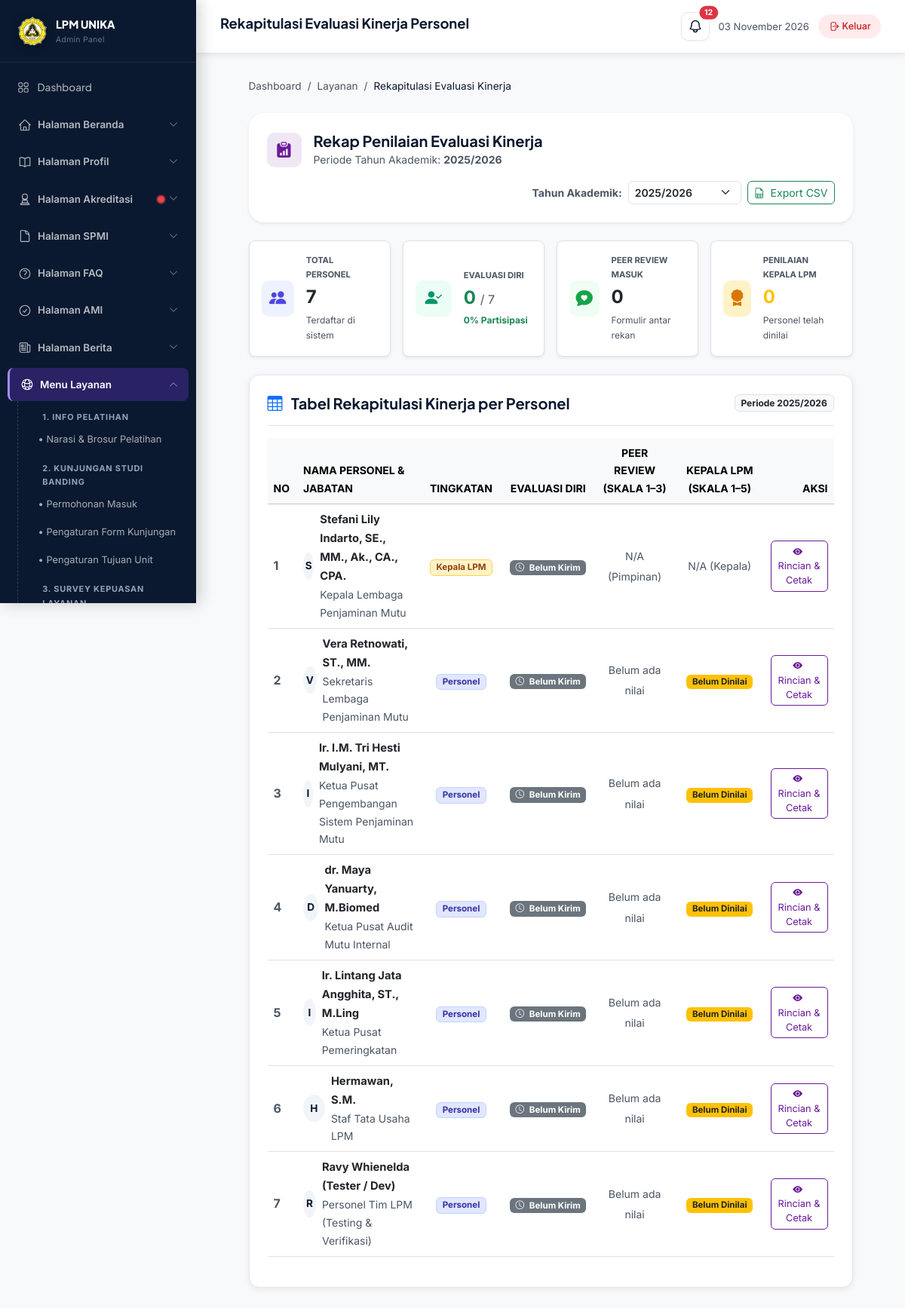
Screenshot of /admin/evaluasi-kinerja-rekap.php (signed in) with the database file from the repository.
### tables this page shows
CREATE TABLE `evaluasi_peserta` (
  `id` int NOT NULL AUTO_INCREMENT,
  `nama` varchar(150) NOT NULL,
  `email` varchar(191) NOT NULL,
  `jabatan` varchar(150) NOT NULL,
  `peran` enum('kepala','personel') NOT NULL DEFAULT 'personel',
  `avatar` varchar(255) DEFAULT NULL,
  `status` tinyint(1) NOT NULL DEFAULT '1',
  `created_at` datetime DEFAULT CURRENT_TIMESTAMP,
  `updated_at` datetime DEFAULT CURRENT_TIMESTAMP ON UPDATE CURRENT_TIMESTAMP,
  PRIMARY KEY (`id`),
  UNIQUE KEY `email` (`email`)
);

### admin/evaluasi-kinerja-rekap.php (the view, shortened to what the rows shown need)
<?php
$db = getDB();
$tahun_aktif_setting = getPengaturan('evaluasi_tahun_akademik_aktif', '2025/2026');
$ta_filter           = trim($_GET['ta'] ?? $tahun_aktif_setting);
$stmtPeserta = $db->prepare("SELECT p.*,
    (SELECT COUNT(*) FROM evaluasi_submission WHERE penilai_id = p.id AND tahun_akademik = ? AND tipe_evaluasi = 'diri') as diri_done,
    (SELECT submitted_at FROM evaluasi_submission WHERE penilai_id = p.id AND tahun_akademik = ? AND tipe_evaluasi = 'diri' LIMIT 1) as diri_tgl,
    (SELECT ROUND(AVG(skor), 2) FROM evaluasi_antar_jawaban WHERE dinilai_id = p.id AND tahun_akademik = ? AND skor > 0) as avg_antar,
    (SELECT COUNT(DISTINCT penilai_id) FROM evaluasi_antar_jawaban WHERE dinilai_id = p.id AND tahun_akademik = ?) as jml_penilai_rekan,
    (SELECT ROUND(AVG(skor), 2) FROM evaluasi_kepala_jawaban WHERE dinilai_id = p.id AND tahun_akademik = ? AND skor > 0) as avg_kepala,
    (SELECT COUNT(*) FROM evaluasi_submission WHERE dinilai_id = p.id AND tahun_akademik = ? AND tipe_evaluasi = 'kepala') as kepala_done
    FROM evaluasi_peserta p
    WHERE p.status = 1
    ORDER BY p.peran ASC, p.id ASC");
$stmtPeserta->execute([$ta_filter, $ta_filter, $ta_filter, $ta_filter, $ta_filter, $ta_filter]);
$rekapPeserta = $stmtPeserta->fetchAll(PDO::FETCH_ASSOC);
require_once __DIR__ . '/includes/admin-header.php';
?>
<div class="row justify-content-center">
    <div class="col-xl-11 col-lg-12">
        <div class="admin-table-wrap p-4 mb-4">
            <div class="table-responsive">
                <table class="table align-middle table-hover">
                    <thead class="table-light text-uppercase small text-muted">
                        <tr>
                            <th style="width:45px;">No</th>
                            <th>Nama Personel &amp; Jabatan</th>
                            <th class="text-center" style="width:130px;">Tingkatan</th>
                            <th class="text-center" style="width:140px;">Evaluasi Diri</th>
                            <th class="text-center" style="width:160px;">Peer Review (Skala 1–3)</th>
                            <th class="text-center" style="width:160px;">Kepala LPM (Skala 1–5)</th>
                            <th class="text-end" style="width:130px;">Aksi</th>
                        </tr>
                    </thead>
                    <tbody>
                        <?php if (empty($rekapPeserta)): ?>
                        <tr>
                            <td colspan="7" class="text-center py-5 text-muted">
                                Tidak ada data personel untuk tahun akademik <?= e($ta_filter) ?>.
                            </td>
                        </tr>
                        <?php else:
                            $noR = 1;
                            foreach ($rekapPeserta as $p):
                                $hasDiri = ($p['diri_done'] > 0);
                                $avgPeer = (float)$p['avg_antar'];
                                $avgKep  = (float)$p['avg_kepala'];
                        ?>
                        <tr>
                            <td class="fw-bold text-muted"><?= $noR++ ?></td>
                            <td>
                                <div class="d-flex align-items-center gap-2">
                                    <div style="width:36px;height:36px;border-radius:50%;background:#F1F5F9;display:flex;align-items:center;justify-content:center;font-weight:700;color:var(--navy);font-size:0.85rem;">
                                        <?php if (!empty($p['avatar'])): ?>
                                            <img src="<?= e($p['avatar']) ?>" alt="Avatar" style="width:100%;height:100%;border-radius:50%;object-fit:cover;">
                                        <?php else: ?>
                                            <?= strtoupper(substr($p['nama'], 0, 1)) ?>
                                        <?php endif; ?>
                                    </div>
                                    <div>
                                        <div class="fw-bold text-dark" style="font-size:0.92rem;"><?= e($p['nama']) ?></div>
                                        <div class="text-muted small"><?= e($p['jabatan']) ?></div>
                                    </div>
                                </div>
                            </td>
                            <td class="text-center">
                                <?php if ($p['peran'] === 'kepala'): ?>
                                    <span class="badge" style="background:#FEF3C7;color:#92400E;border:1px solid #FCD34D;font-size:0.72rem;">Kepala LPM</span>
                                <?php else: ?>
                                    <span class="badge" style="background:#E0E7FF;color:#3730A3;border:1px solid #C7D2FE;font-size:0.72rem;">Personel</span>
                                <?php endif; ?>
                            </td>
                            <td class="text-center">
                                <?php if ($hasDiri): ?>
                                    <span class="badge bg-success" style="font-size:0.72rem;" title="Terkirim: <?= e($p['diri_tgl']) ?>">
                                        <i class="bi bi-check-circle-fill me-1"></i> Sudah Kirim
                                    </span>
                                <?php else: ?>
                                    <span class="badge bg-secondary" style="font-size:0.72rem;">
                                        <i class="bi bi-clock me-1"></i> Belum Kirim
                                    </span>
                                <?php endif; ?>
                            </td>
                            <td class="text-center">
                                <?php if ($p['peran'] === 'kepala'): ?>
                                    <span class="text-muted small">N/A (Pimpinan)</span>
                                <?php else: ?>
                                    <span class="text-muted small">Belum ada nilai</span>
                                <?php endif; ?>
                            </td>
                            <td class="text-center">
                                <?php if ($p['peran'] === 'kepala'): ?>
                                    <span class="text-muted small">N/A (Kepala)</span>
                                <?php else: ?>
                                    <span class="badge bg-warning text-dark" style="font-size:0.72rem;">Belum Dinilai</span>
                                <?php endif; ?>
                            </td>
                            <td class="text-end">
                                <a href="<?= SITE_URL ?>/admin/evaluasi-kinerja-detail.php?id=<?= $p['id'] ?>&ta=<?= urlencode($ta_filter) ?>" class="btn btn-sm btn-outline-primary" style="border-radius:6px;font-size:0.8rem;">
                                    <i class="bi bi-eye-fill me-1"></i> Rincian &amp; Cetak
                                </a>
                            </td>
                        </tr>
                        <?php endforeach; ?>
                        <?php endif; ?>
                    </tbody>
                </table>
            </div>
        </div>
    </div>
</div>
<?php
require_once __DIR__ . '/includes/admin-footer.php';
?>

### rows the page displays
evaluasi_peserta: nama "S", nama "Stefani Lily Indarto, SE., MM., Ak., CA., CPA.", jabatan "Kepala Lembaga Penjaminan Mutu", peran "Kepala LPM"
evaluasi_peserta: nama "V", nama "Vera Retnowati, ST., MM.", jabatan "Sekretaris Lembaga Penjaminan Mutu", peran "Personel"
evaluasi_peserta: nama "I", nama "Ir. I.M. Tri Hesti Mulyani, MT.", jabatan "Ketua Pusat Pengembangan Sistem Penjaminan Mutu", peran "Personel"
evaluasi_peserta: nama "D", nama "dr. Maya Yanuarty, M.Biomed", jabatan "Ketua Pusat Audit Mutu Internal", peran "Personel"
evaluasi_peserta: nama "I", nama "Ir. Lintang Jata Angghita, ST., M.Ling", jabatan "Ketua Pusat Pemeringkatan", peran "Personel"
evaluasi_peserta: nama "H", nama "Hermawan, S.M.", jabatan "Staf Tata Usaha LPM", peran "Personel"
evaluasi_peserta: nama "R", nama "Ravy Whienelda (Tester / Dev)", jabatan "Personel Tim LPM (Testing & Verifikasi)", peran "Personel"

### other values shown
$admin_page_title "Rekapitulasi Evaluasi Kinerja Personel"
$accred_nav_alerts['total'] "12"
$ta_filter "2025/2026"
$totalPeserta "7"
$diriSelesai "0"
$persenDiri "0"
$totalPeerForms "0"
$totalKepalaForms "0"
form field ta "2025/2026"
